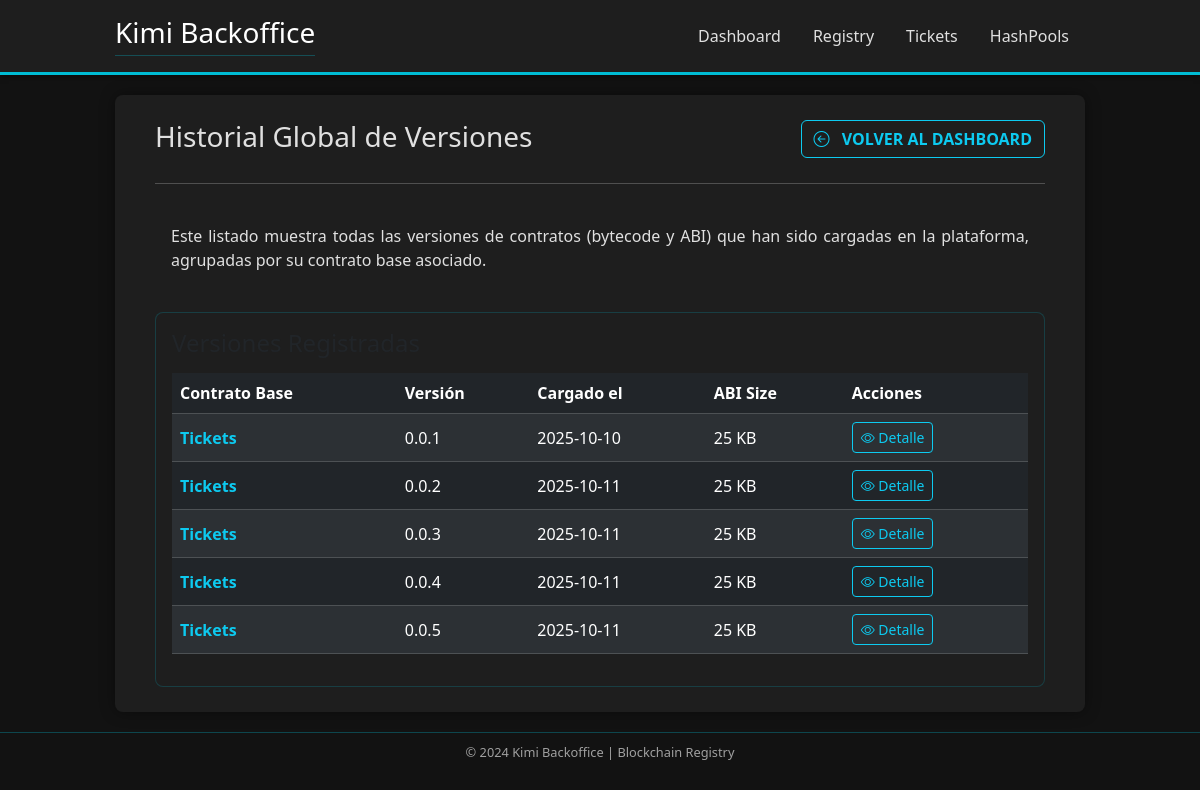
Page /contractRegistry/version/list/ on the earlier database version.
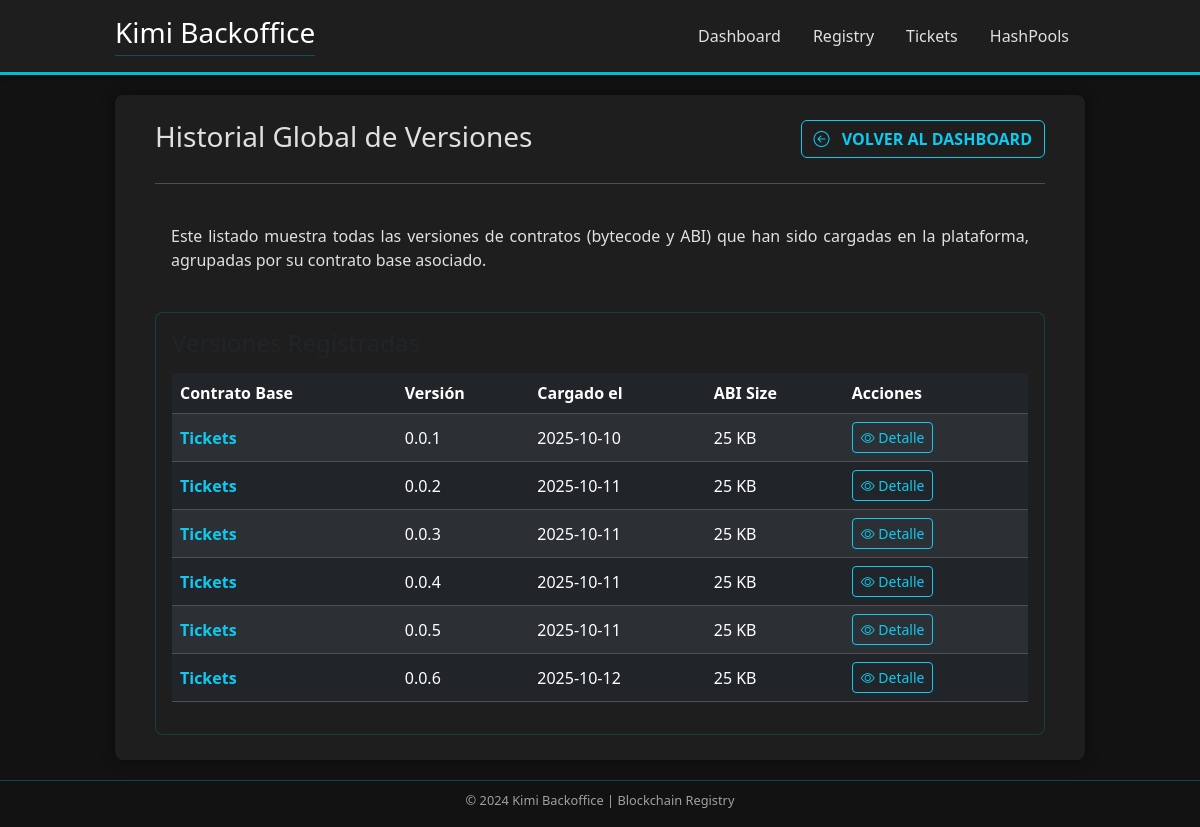
Same page on the later database version.
### contractRegistry/models.py (models this page shows, shortened)
class ContractVersion(models.Model):
    base_contract = models.ForeignKey(BaseContract, on_delete=models.CASCADE, related_name='versions')
    version = models.CharField(max_length=50)
    bytecode = models.TextField()
    abi = models.JSONField()
    created_at = models.DateTimeField(auto_now_add=True)
    class Meta:
        constraints = [
            UniqueConstraint(
                fields=['base_contract', 'version'],
                name='unique_version_per_base_contract'
            )
        ]

class BaseContract(models.Model):
    name = models.CharField(max_length=100, unique=True)
    descripcion = models.TextField(blank=True, help_text="Descripción opcional del contrato base.")
    created_at = models.DateTimeField(auto_now_add=True)

### contractRegistry/views.py (the view)
# urls.py: path('version/list/', views.versionList, name='version_list'),
def versionList(request):
    versions = ContractVersion.objects.all()
    context = {
        'versions': versions
    }
    return render(request, 'contractRegistry/version_list.html', context)

### templates/contractRegistry/version_list.html (shortened to what this page needs)
{% extends "base.html" %}
{% load static %}
{% block content %}
<div class="centered-container mx-auto dashboard-content">
    <div class="d-flex justify-content-between align-items-center mb-4 border-0">
      <h2 class="h3 text-accent mb-0" style="border-bottom: none !important;">Historial Global de Versiones</h2>
      <a href="{% url 'contractRegistry:index' %}" class="btn btn-outline-info fw-bold text-uppercase"><i class="bi bi-arrow-left-circle me-2"></i> Volver al Dashboard</a>
    </div>
    <hr class="text-accent mt-0 mb-4" />
    <div class="mb-4 welcome-card p-3 d-flex justify-content-between align-items-start">
      <div style="text-align: justify;">
        <p class="mb-0 text-text-dim">
          Este listado muestra todas las versiones de contratos (bytecode y ABI) que han sido cargadas en la plataforma, agrupadas por su contrato base asociado.
        </p>
      </div>
    </div>
    <div class="card status-card-table p-3">
        <h4 class="text-text-light mb-3">Versiones Registradas</h4>
        <table class="table table-dark table-striped table-hover">
            <thead>
                <tr>
                    <th scope="col" class="text-accent">Contrato Base</th>
                    <th scope="col" class="text-accent">Versión</th>
                    <th scope="col" class="text-accent">Cargado el</th>
                    <th scope="col" class="text-accent">ABI Size</th>
                    <th scope="col" class="text-accent">Acciones</th>
                </tr>
            </thead>
            <tbody>
                {% for version in versions %}
                    <tr class="text-text-dim align-middle">
                        <td class="fw-bold text-light">
                            <a href="{% url 'contractRegistry:contract_detail' contract_id=version.base_contract.id %}" class="text-info text-decoration-none">
                                {{ version.base_contract.name }}
                            </a>
                        </td>
                        <td>{{ version.version }}</td>
                        <td>{{ version.created_at|date:'Y-m-d' }}</td>
                        <td>{{ version.abi|length }} KB</td>
                        <td>
                            <a href="{% url 'contractRegistry:contract_detail' contract_id=version.base_contract.id %}" class="btn btn-sm btn-outline-info me-2">
                                <i class="bi bi-eye"></i> Detalle
                            </a>
                        </td>
                    </tr>
                {% empty %}
                    <tr class="text-center">
                        <td colspan="5" class="text-warning fw-bold">No hay versiones de contratos registradas aún.</td>
                    </tr>
                {% endfor %}
            </tbody>
        </table>
    </div>
</div>
{% endblock %}

### templates/base.html (shortened to what this page needs)
<!DOCTYPE html>
{% load static %}
{% load bootstrap5 %}
<html lang="en">
  <head>
    <link rel="stylesheet" href="https://cdn.jsdelivr.net/npm/bootstrap-icons@1.11.3/font/bootstrap-icons.min.css" />
    {% bootstrap_css %}
  </head>
  <body>
    <header class="app-header sticky-top">
      <div class="centered-container mx-auto">
        <div class="d-flex justify-content-between align-items-center py-3">
          {% block header %}
            <h1 class="h3 mb-0 text-white">Kimi Backoffice</h1>
          {% endblock %}
          <nav class="app-nav">
            {% block nav %}
              <ul class="nav">
                <li class="nav-item">
                  <a class="nav-link" href="{% url 'project_index' %}">Dashboard</a>
                </li>
                <li class="nav-item">
                  <a class="nav-link" href="{% url 'contractRegistry:index' %}">Registry</a>
                </li>
                <li class="nav-item">
                  <a class="nav-link" href="{% url 'tickets:index' %}">Tickets</a>
                </li>
                <li class="nav-item">
                  <a class="nav-link" href="{% url 'hashPool:index' %}">HashPools</a>
                </li>
              </ul>
            {% endblock %}
          </nav>
        </div>
      </div>
    </header>
    <div class="centered-container mx-auto">
      <main class="main-content">
        {% block content %}
        {% endblock %}
      </main>
    </div>
    <footer class="app-footer">
      <div class="centered-container mx-auto text-center">
        {% block footer %}
          <p>&copy; {{ year|default:'2024' }} Kimi Backoffice | Blockchain Registry</p>
        {% endblock %}
      </div>
    </footer>
  </body>
</html>

### templates/base.html (style rules this page uses)
:root { --base-bg: #121212; --card-bg: #1e1e1e; --accent: #00bcd4; --success: #4caf50; --text-light: #e0e0e0; --text-dim: #a0a0a0; }
body { background-color: var(--base-bg); color: var(--text-light); font-family: 'Segoe UI', Tahoma, Geneva, Verdana, sans-serif; margin: 0; padding: 0; }
.centered-container { max-width: 1000px; padding: 0 15px; }
.app-header { background-color: var(--card-bg); border-bottom: 3px solid var(--accent); box-shadow: 0 2px 5px rgba(0, 0, 0, 0.5); }
.app-nav .nav-link { color: var(--text-light) !important; transition: color 0.3s, border-bottom 0.3s; }
.main-content { background-color: var(--card-bg); border-radius: 8px; padding: 25px; box-shadow: 0 0 15px rgba(0, 0, 0, 0.4); margin-top: 20px; min-height: 70vh; }
h1, h2, h3 { color: var(--accent); border-bottom: 1px solid rgba(0, 188, 212, 0.3); padding-bottom: 5px; margin-bottom: 20px; }
.app-footer { border-top: 1px solid rgba(0, 188, 212, 0.3); padding-top: 10px; margin-top: 20px; color: var(--text-dim); font-size: 0.8rem; }
.status-card-table { background-color: var(--card-bg); border: 1px solid rgba(0, 188, 212, 0.2); border-radius: 8px; }

Differences in the rows shown:
added ContractVersion: base_contract.name "Tickets", version "0.0.6", created_at "2025-10-12", abi|length "25"
